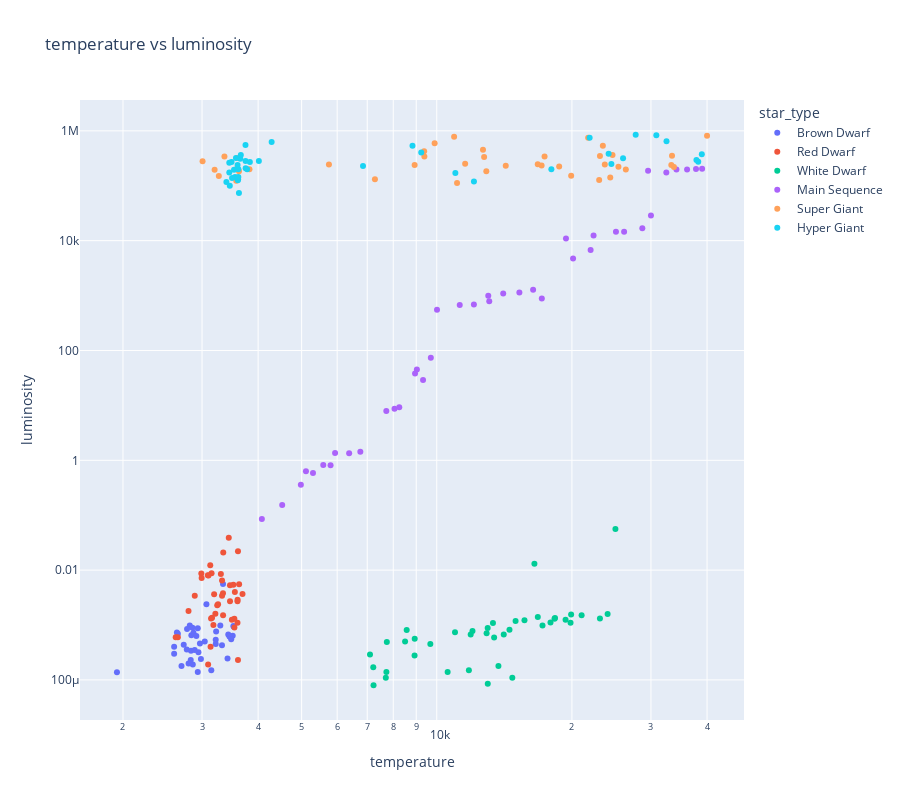

Here is the notebook cell this chart was saved with:
### Code cell
import plotly.express as px

fig = px.scatter(stars, x='temperature', y='luminosity', 
                 color='star_type', 
                 hover_name='star_color', 
                 log_x=True, 
                 log_y= True, 
                 title='temperature vs luminosity',
                 height = 800)


fig.show()

### Figure 1 — Plotly figure (JSON) as saved in the notebook; plotly's stock layout.template omitted (floating-point values rounded to 4 significant figures)
{"data": [{"hovertemplate": "<b>%{hovertext}</b><br><br>star_type=Brown Dwarf<br>temperature=%{x}<br>luminosity=%{y}<extra></extra>", "hovertext": ["Red", "Red", "Red", "Red", "Red", "Red", "Red", "Red", "Red", "Red", "Red", "Red", "Red", "Red", "Red", "Red", "Red", "Red", "Red", "Red", "Red", "Red", "Red", "Red", "Red", "Red", "Red", "Red", "Red", "Red", "Red", "Red", "Red", "Red", "Red", "Red", "Red", "Red", "Red", "Red"], "legendgroup": "Brown Dwarf", "marker": {"color": "#636efa", "symbol": "circle"}, "mode": "markers", "name": "Brown Dwarf", "orientation": "v", "showlegend": true, "type": "scatter", "x": [3068, 3042, 2600, 2800, 1939, 2840, 2637, 2600, 2650, 2700, 3341, 3432, 2983, 2835, 2935, 3295, 2945, 2817, 2774, 2871, 3323, 3531, 3218, 3146, 3511, 3225, 2935, 2861, 2856, 2731, 2831, 2914, 3419, 3218, 3453, 2889, 2968, 3484, 2778, 3523], "xaxis": "x", "y": [0.0024, 0.0005, 0.0003, 0.0002, 0.000138, 0.00065, 0.00073, 0.0004, 0.00069, 0.00018, 0.0056, 0.00067, 0.00024, 0.00034, 0.00014, 0.00098, 0.00032, 0.00098, 0.00036, 0.00072, 0.00043, 0.00093, 0.00054, 0.00015, 0.00064, 0.00076, 0.00087, 0.00019, 0.000896, 0.000437, 0.000231, 0.000631, 0.000245, 0.000452, 0.000621, 0.000352, 0.000461, 0.000551, 0.000849, 0.000957], "yaxis": "y"}, {"hovertemplate": "<b>%{hovertext}</b><br><br>star_type=Red Dwarf<br>temperature=%{x}<br>luminosity=%{y}<extra></extra>", "hovertext": ["Red", "Red", "Red", "Red", "Red", "Red", "Red", "Red", "Red", "Red", "Red", "Red", "Red", "Red", "Red", "Red", "Red", "Red", "Red", "Red", "Red", "Red", "Red", "Red", "Red", "Red", "Red", "Red", "Red", "Red", "Red", "Red", "Red", "Red", "Red", "Red", "Red", "Red", "Red", "Red"], "legendgroup": "Red Dwarf", "marker": {"color": "#EF553B", "symbol": "circle"}, "mode": "markers", "name": "Red Dwarf", "orientation": "v", "showlegend": true, "type": "scatter", "x": [3600, 3129, 3134, 3628, 2650, 3340, 2799, 3692, 3192, 3441, 3345, 3607, 3304, 3150, 3550, 3180, 2890, 3342, 2621, 3158, 3095, 3607, 3100, 2989, 3542, 3243, 3091, 3598, 3324, 3541, 3462, 3257, 2994, 3212, 3523, 3598, 3142, 3496, 3324, 3463], "xaxis": "x", "y": [0.0029, 0.0122, 0.0004, 0.0055, 0.0006, 0.0038, 0.0018, 0.00367, 0.00362, 0.039, 0.021, 0.022, 0.0085, 0.0088, 0.004, 0.001, 0.0034, 0.0015, 0.0006, 0.00135, 0.00019, 0.00023, 0.008, 0.0087, 0.0009, 0.0023, 0.0081, 0.0011, 0.0034, 0.0013, 0.0053, 0.0024, 0.0072, 0.0016, 0.0054, 0.0027, 0.00132, 0.00125, 0.0065, 0.0027], "yaxis": "y"}, {"hovertemplate": "<b>%{hovertext}</b><br><br>star_type=White Dwarf<br>temperature=%{x}<br>luminosity=%{y}<extra></extra>", "hovertext": ["Blue White", "White", "White", "White", "Blue White", "Yellowish White", "Blue white", "Yellowish White", "Yellowish White", "Pale yellow orange", "White-Yellow", "White", "white", "Blue White", "Blue White", "Blue White", "Blue White", "Blue White", "white", "Blue ", "Blue White", "Blue", "Blue", "Blue White", "Blue white ", "Blue white", "Blue white", "white", "White", "Blue White", "Blue", "Blue", "Blue", "Blue", "Blue", "Blue", "Blue", "Blue", "Blue", "Blue"], "legendgroup": "White Dwarf", "marker": {"color": "#00cc96", "symbol": "circle"}, "mode": "markers", "name": "White Dwarf", "orientation": "v", "showlegend": true, "type": "scatter", "x": [25000, 7740, 7220, 8500, 16500, 12990, 8570, 7700, 11790, 7230, 7100, 10574, 8930, 17200, 14100, 9675, 12010, 10980, 13720, 19860, 13420, 21020, 18290, 14520, 11900, 8924, 12912, 14732, 7723, 12984, 16790, 15680, 14982, 13340, 18340, 19920, 24020, 23092, 17920, 19360], "xaxis": "x", "y": [0.056, 0.00049, 0.00017, 0.0005, 0.013, 8.5e-05, 0.00081, 0.00011, 0.00015, 8e-05, 0.00029, 0.00014, 0.00056, 0.00098, 0.00067, 0.00045, 0.00078, 0.00074, 0.00018, 0.0011, 0.00059, 0.0015, 0.0013, 0.00082, 0.00067, 0.00028, 0.00071, 0.00011, 0.00014, 0.00088, 0.0014, 0.00122, 0.00118, 0.00109, 0.00134, 0.00156, 0.00159, 0.00132, 0.00111, 0.00125], "yaxis": "y"}, {"hovertemplate": "<b>%{hovertext}</b><br><br>star_type=Main Sequence<br>temperature=%{x}<br>luminosity=%{y}<extra></extra>", "hovertext": ["Blue", "Blue-white", "Blue-white", "Whitish", "yellow-white", "Whitish", "yellow-white", "yellow-white", "yellow-white", "yellow-white", "yellow-white", "yellowish", "yellowish", "Yellowish", "Blue-white", "Blue-white", "Orange-Red", "yellow-white", "Blue-white", "Blue", "Blue-white", "Blue-White", "Blue-white", "Blue-white", "Blue-white", "Blue-white", "Blue-white", "Blue-white", "Blue-white", "Blue", "Blue-white", "Blue-white", "Blue-white", "Blue-white", "Blue", "Blue", "Blue-white", "Blue-white", "Blue-white", "yellow-white"], "legendgroup": "Main Sequence", "marker": {"color": "#ab63fa", "symbol": "circle"}, "mode": "markers", "name": "Main Sequence", "orientation": "v", "showlegend": true, "type": "scatter", "x": [39000, 30000, 15276, 9700, 5800, 8052, 6757, 6380, 5936, 5587, 5300, 4526, 4077, 4980, 9030, 11250, 5112, 7720, 12098, 36108, 29560, 8945, 14060, 16390, 25070, 28700, 26140, 20120, 13023, 37800, 22350, 10012, 13089, 22012, 34190, 32460, 9320, 19400, 17140, 8250], "xaxis": "x", "y": [204000.0, 28840.0, 1136.0, 74.0, 0.81, 8.7, 1.43, 1.35, 1.357, 0.819, 0.59, 0.153, 0.085, 0.357, 45.0, 672.0, 0.63, 7.92, 689.0, 198000.0, 188000.0, 38.0, 1092.0, 1278.0, 14500.0, 16790.0, 14520.0, 4720.0, 998.0, 202900.0, 12450.0, 552.0, 788.0, 6748.0, 198200.0, 173800.0, 29.0, 10920.0, 883.0, 9.25], "yaxis": "y"}, {"hovertemplate": "<b>%{hovertext}</b><br><br>star_type=Super Giant<br>temperature=%{x}<br>luminosity=%{y}<extra></extra>", "hovertext": ["Red", "Red", "Red", "Red", "Red", "Red", "Red", "Red", "Red", "Blue", "Blue", "Blue", "Blue", "Blue", "Blue", "Blue", "Blue", "Blue", "Blue", "Blue", "Blue", "Blue", "Blue", "Blue", "Blue", "Blue", "Blue", "Blue", "Blue", "Blue", "Blue", "Blue", "Blue", "Blue", "Blue", "Blue", "Blue", "Blue", "Blue", "Blue"], "legendgroup": "Super Giant", "marker": {"color": "#FFA15A", "symbol": "circle"}, "mode": "markers", "name": "Super Giant", "orientation": "v", "showlegend": true, "type": "scatter", "x": [3826, 3365, 3270, 3200, 3008, 3600, 3575, 3574, 3625, 33750, 33300, 40000, 23000, 17120, 11096, 14245, 24630, 12893, 24345, 33421, 25390, 11567, 12675, 5752, 8927, 7282, 19923, 26373, 17383, 9373, 23678, 12749, 9383, 23440, 16787, 18734, 9892, 10930, 23095, 21738], "xaxis": "x", "y": [200000.0, 340000.0, 150000.0, 195000.0, 280000.0, 320000.0, 123000.0, 200000.0, 184000.0, 220000.0, 240000.0, 813000.0, 127000.0, 235000.0, 112000.0, 231000.0, 363000.0, 184000.0, 142000.0, 352000.0, 223000.0, 251000.0, 452000.0, 245000.0, 239000.0, 131000.0, 152000.0, 198000.0, 342900.0, 424500.0, 244300.0, 332500.0, 342900.0, 537400.0, 246700.0, 224800.0, 593900.0, 783900.0, 347800.0, 748900.0], "yaxis": "y"}, {"hovertemplate": "<b>%{hovertext}</b><br><br>star_type=Hyper Giant<br>temperature=%{x}<br>luminosity=%{y}<extra></extra>", "hovertext": ["Red", "Red", "Red", "Orange", "Red", "Red", "Red", "Red", "Red", "Red", "Red", "Red", "Red", "Red", "Red", "Red", "Red", "Red", "Red", "Red", "Red", "Red", "Orange", "Blue", "Red", "Red", "Blue", "Blue-white", "Blue-white", "Blue-white", "Blue-white", "Blue", "Blue", "Blue-white", "Blue-white", "Blue", "Blue", "White", "White", "Blue"], "legendgroup": "Hyper Giant", "marker": {"color": "#19d3f3", "symbol": "circle"}, "mode": "markers", "name": "Hyper Giant", "orientation": "v", "showlegend": true, "type": "scatter", "x": [3490, 3750, 3834, 3749, 3650, 3450, 3660, 3450, 3752, 3535, 3459, 3605, 3615, 3399, 3610, 3553, 4015, 3625, 6850, 3780, 3570, 3500, 4287, 26000, 3600, 3614, 18000, 11000, 12100, 24490, 24145, 38234, 32489, 27739, 21904, 38940, 30839, 8829, 9235, 37882], "xaxis": "x", "y": [270000.0, 283000.0, 272000.0, 550000.0, 310000.0, 263000.0, 363000.0, 174000.0, 209000.0, 195000.0, 100000.0, 126000.0, 200000.0, 117000.0, 132000.0, 145000.0, 282000.0, 74000.0, 229000.0, 200000.0, 320000.0, 138000.0, 630000.0, 316000.0, 240000.0, 145000.0, 200000.0, 170000.0, 120000.0, 248500.0, 383000.0, 272800.0, 648400.0, 849400.0, 748500.0, 374800.0, 834000.0, 537500.0, 404900.0, 294900.0], "yaxis": "y"}], "layout": {"height": 800, "legend": {"title": {"text": "star_type"}, "tracegroupgap": 0}, "title": {"text": "temperature vs luminosity"}, "xaxis": {"anchor": "y", "domain": [0, 1], "title": {"text": "temperature"}, "type": "log"}, "yaxis": {"anchor": "x", "domain": [0, 1], "title": {"text": "luminosity"}, "type": "log"}}}
